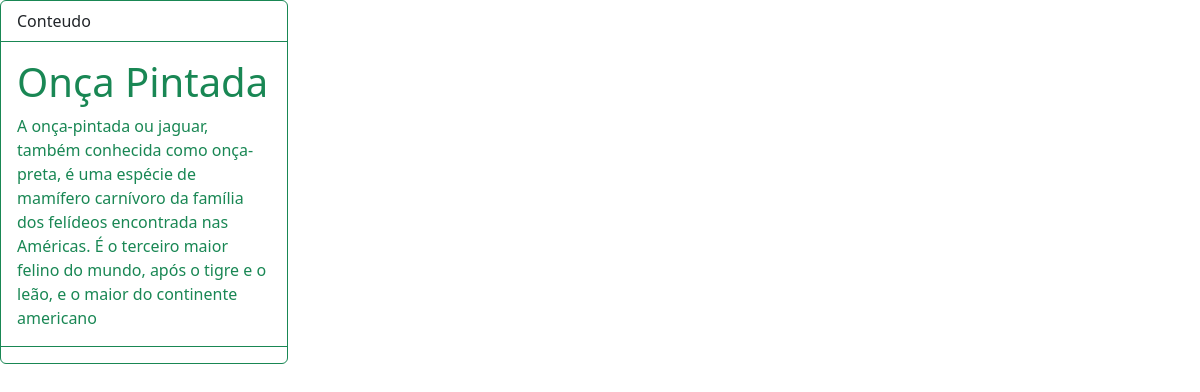
Screenshot of /admim/viewBlog.php?id=7 with the database file from the repository.
### tables this page shows
CREATE TABLE `posts` (
  `id` int(11) NOT NULL,
  `title` varchar(30) NOT NULL,
  `description` longtext NOT NULL,
  `data` date NOT NULL,
  `image` varchar(150) NOT NULL
);

### admim/viewBlog.php (the view)
<?php
include_once('../config/connection.php');
$id = $_GET['id'];
$stmt = $conectar->prepare('SELECT id, title,description FROM posts WHERE id = :id');
$stmt->execute(array('id' => $id));
$results = $stmt->fetchALL(PDO::FETCH_ASSOC);
include('headerViewBlog.php');
include('footerViewBlog.php');
?>
<div class="card border-success mb-3" style="max-width: 18rem;">
  <div class="card-header bg-transparent border-success">Conteudo</div>
  <div class="card-body text-success">
  <?php foreach($results as $post): ?>
		<h1 class="card-title"><?= $post["title"] ?></h1>
		<p class="card-text"><?= $post["description"] ?></p>
<?php endforeach; ?>
  </div>
  <div class="card-footer bg-transparent border-success"></div>
</div>

### rows the page displays
posts: title "Onça Pintada", description "A onça-pintada ou jaguar, também conhecida como onça-preta, é uma espécie de mamífero carnívoro da família dos felídeos encontrada nas Américas. É o terceiro maior felino do mundo, após o tigre e o leão, e o maior do continente americano"
